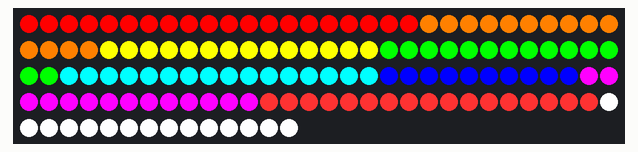
A program run on a simulated MicroPython board. Shown: 134 RGB LEDs in strip order, left to right, continuing on the next row. What the program prints to the serial console is not drawn. At 0.0 s the program stops and its outputs stay as they are.

Above: at 0.1 s.

The program:

06-color-letter-test.py
```python
# BOOKSTORE LED Sign - Each letter a different color
# Filename: bookstore-colors.py
#
# The word "BOOKSTORE" has 9 letters laid out across 134 pixels.
# Because the letter 'O' appears THREE times, we cannot key the data by
# letter in a dictionary (dictionary keys must be unique).  Instead we use
# one ordered LIST where each item carries the letter, its pixel range
# (start, end - inclusive) and its color (R, G, B).  The colors run through
# a rainbow from left to right.

from machine import Pin
from neopixel import NeoPixel
from utime import sleep
import config

# Initialize the LED strip
strip = NeoPixel(Pin(config.NEOPIXEL_PIN), config.NUMBER_PIXELS)

# (letter, start, end, color) - end is inclusive, color is (R, G, B)
LETTER_LAYOUT = [
    ('B',   0,  19, (255,   0,   0)),  # Red
    ('O',  20,  33, (255, 128,   0)),  # Orange
    ('O',  34,  47, (255, 255,   0)),  # Yellow
    ('K',  48,  61, (  0, 255,   0)),  # Green
    ('S',  62,  77, (  0, 255, 255)),  # Cyan
    ('T',  78,  87, (  0,   0, 255)),  # Blue
    ('O',  88, 101, (255,   0, 255)),  # Purple
    ('R', 102, 118, (255,  50,  50)),  # Pink
    ('E', 119, 133, (255, 255, 255)),  # White
]


def clear_strip():
    """Turn off all pixels."""
    for i in range(config.NUMBER_PIXELS):
        strip[i] = (0, 0, 0)
    strip.write()


def light_all_letters():
    """Light up every letter with its assigned color."""
    for letter, start, end, color in LETTER_LAYOUT:
        for i in range(start, end + 1):
            strip[i] = color
    strip.write()


# Main program
clear_strip()
light_all_letters()

# Print what we lit up so students can see the layout
for letter, start, end, color in LETTER_LAYOUT:
    print('Letter', letter, 'pixels', start, 'to', end, 'color', color)
```

config.py
```python
# Moving Rainbow Configuration file
# Filename: config.py
# This file contains the hardware configuration for the BOOKSTORE sign
# This file can be imported by each program

# The pin that we connect the NeoPixel data pin
NEOPIXEL_PIN = 0

# The total number of pixels in the sign
NUMBER_PIXELS = 134

# pins to change the sign mode
BUTTON_PIN_1 = 15
BUTTON_PIN_2 = 14

# The pin we connect the centerpoint of the voltage divider to the photoresistor.
# The positive end is ADC_VREF and the negative is AGND.
ADC_PIN_0 = 26

# The on-board LED can be used for status indication
BUILT_IN_LED_PIN = 25

# Pixel range for each letter as (letter, start, end) - end is inclusive.
# NOTE: We use a LIST of tuples instead of a dictionary because the word
# "BOOKSTORE" contains the letter 'O' three times.  Dictionary keys must be
# unique, so a dict keyed by letter would lose two of the three O's.  A list
# keeps every letter in left-to-right order, duplicates and all.
LETTERS = [
    ('B', 0, 19),     # 20 pixels
    ('O', 20, 33),    # 14 pixels
    ('O', 34, 47),    # 14 pixels
    ('K', 48, 61),    # 14 pixels
    ('S', 62, 77),    # 16 pixels
    ('T', 78, 87),    # 10 pixels
    ('O', 88, 101),   # 14 pixels
    ('R', 102, 119),  # 14 pixels
    ('E', 120, 133),  # 18 pixels
]
```
